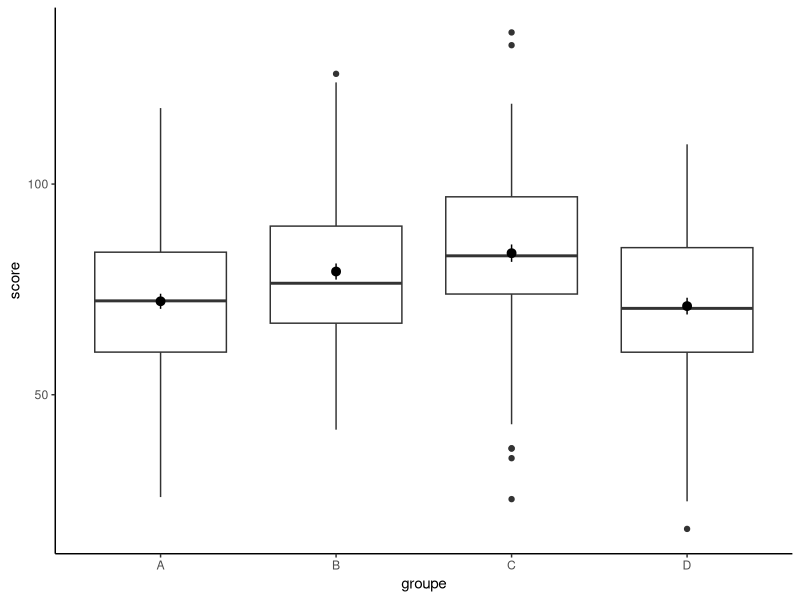

R code for this plot:
library(tidyverse)

# Pratique d'une ANOVA
# Ici, on va générer des données,
# donc on sait déjà où sont les différences
# dans les populations en question.
#
# Nos données simulées :

set.seed(1)
groupes <- tibble(
  A = rnorm(100, mean = 70, sd = 20),
  B = rnorm(100, mean = 80, sd = 20),
  C = rnorm(100, mean = 83, sd = 20),
  D = rnorm(100, mean = 70, sd = 20)
)

long <- groupes |>
  pivot_longer(
    names_to = "groupe",
    values_to = "score",
    cols = A:D
  )

long

# 1. Calculez les moyennes/écarts-types :
long |>
  summarize(
    M = mean(score),
    ET = sd(score),
    .by = groupe
  )

# 2. Visualisez les données (créez une figure) :
ggplot(data = long, aes(x = groupe, y = score)) +
  geom_boxplot() +
  stat_summary() +
  theme_classic()

# 3. L'ANOVA :
lanova <- aov(score ~ groupe, data = long)

# 4. L'hypothèse nulle; les comparaisons :
lanova |> TukeyHSD()

# 5. Des erreurs (type 1 et 2) :
# Type II : B-A, D-A, C-B
# Pas d'erreur de type I, vu que tous les groupes ont une moyenne distincte
